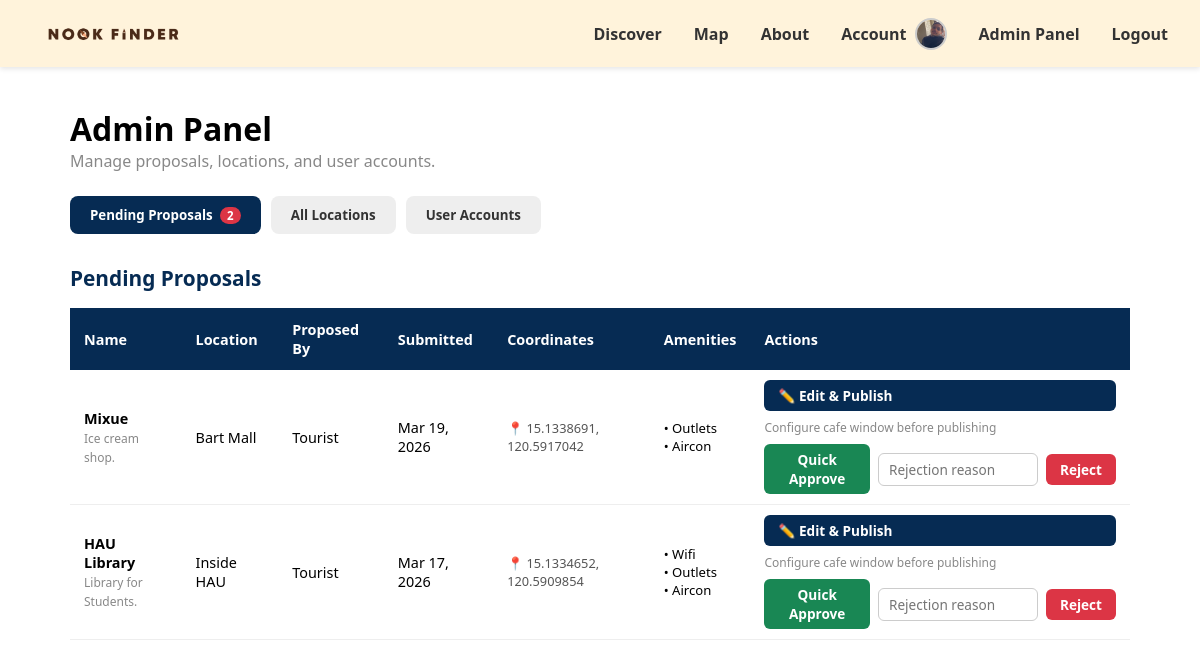
Page /admin.php (signed in) on the committed database.
### tables this page shows
CREATE TABLE `places` (
  `id` int(11) NOT NULL AUTO_INCREMENT,
  `name` varchar(100) NOT NULL,
  `location` varchar(150) NOT NULL,
  `distance_km` decimal(4,2) NOT NULL DEFAULT 0.00,
  `description` text DEFAULT NULL,
  `image` varchar(255) DEFAULT NULL,
  `latitude` decimal(10,7) NOT NULL,
  `longitude` decimal(10,7) NOT NULL,
  `wifi` enum('Yes','No') NOT NULL DEFAULT 'No',
  `outlet` enum('Yes','No') NOT NULL DEFAULT 'No',
  `aircon` enum('Yes','No') NOT NULL DEFAULT 'No',
  `parking` enum('Yes','No') NOT NULL DEFAULT 'No',
  `hours_weekday` varchar(50) DEFAULT NULL,
  `hours_weekend` varchar(50) DEFAULT NULL,
  `status` enum('pending','approved','rejected') DEFAULT 'pending',
  `proposed_by` int(11) DEFAULT NULL,
  `reviewed_by` int(11) DEFAULT NULL,
  `reviewed_at` datetime DEFAULT NULL,
  `rejection_reason` varchar(255) DEFAULT NULL,
  `created_at` timestamp NOT NULL DEFAULT current_timestamp(),
  PRIMARY KEY (`id`),
  KEY `fk_places_proposed_by` (`proposed_by`),
  KEY `fk_places_reviewed_by` (`reviewed_by`),
  CONSTRAINT `fk_places_proposed_by`
    FOREIGN KEY (`proposed_by`) REFERENCES `accounts` (`account_id`) ON DELETE SET NULL ON UPDATE CASCADE,
  CONSTRAINT `fk_places_reviewed_by`
    FOREIGN KEY (`reviewed_by`) REFERENCES `accounts` (`account_id`) ON DELETE SET NULL ON UPDATE CASCADE
);

CREATE TABLE `accounts` (
  `account_id` int(11) NOT NULL AUTO_INCREMENT,
  `username` varchar(50) NOT NULL,
  `password` varchar(255) NOT NULL,
  `profile_pic` varchar(255) DEFAULT NULL,
  `created_at` timestamp NOT NULL DEFAULT current_timestamp(),
  `role_id` tinyint(3) UNSIGNED NOT NULL DEFAULT 1,
  PRIMARY KEY (`account_id`),
  UNIQUE KEY `uq_username` (`username`),
  KEY `fk_accounts_role` (`role_id`),
  CONSTRAINT `fk_accounts_role`
    FOREIGN KEY (`role_id`) REFERENCES `roles` (`role_id`)
    ON UPDATE CASCADE
);

### admin.php (the view, shortened to what this page needs)
<?php
include 'config.php';
$pending_places = $conn->query("
    SELECT p.*, a.username AS proposer
    FROM places p
    LEFT JOIN accounts a ON p.proposed_by = a.account_id
    WHERE p.status = 'pending'
    ORDER BY p.created_at DESC
")->fetch_all(MYSQLI_ASSOC);
include 'header.php';
?>
<div class="admin-wrapper">
    <h1>Admin Panel</h1>
    <p style="color:#888; margin-bottom:24px;">Manage proposals, locations, and user accounts.</p>
    <div class="admin-tabs">
        <button class="tab-btn active" onclick="switchTab('pending', this)">
            Pending Proposals
            <?php if ($pending_places): ?>
                <span style="background:#dc3545;color:white;border-radius:20px;padding:1px 7px;font-size:0.72rem;margin-left:4px;">
                    <?= count($pending_places) ?>
                </span>
            <?php endif; ?>
        </button>
        <button class="tab-btn" onclick="switchTab('locations', this)">All Locations</button>
        <button class="tab-btn" onclick="switchTab('users', this)">User Accounts</button>
    </div>
    <div id="tab-pending" class="tab-content active">
        <div class="section-title">Pending Proposals</div>
        <table>
            <thead>
                <tr>
                    <th>Name</th><th>Location</th><th>Proposed By</th>
                    <th>Submitted</th><th>Coordinates</th><th>Amenities</th><th>Actions</th>
                </tr>
            </thead>
            <tbody>
            <?php if (empty($pending_places)): ?>
                <tr><td colspan="7" style="text-align:center;color:#888;padding:20px;">No pending proposals.</td></tr>
            <?php else: ?>
                <?php foreach ($pending_places as $row): ?>
                <tr>
                    <td>
                        <strong><?= htmlspecialchars($row['name']) ?></strong><br>
                        <small style="color:#888;"><?= htmlspecialchars($row['description'] ?? '') ?></small>
                    </td>
                    <td><?= htmlspecialchars($row['location']) ?></td>
                    <td><?= $row['proposer'] ? htmlspecialchars($row['proposer']) : '<em style="color:#aaa">Guest</em>' ?></td>
                    <td><?= date('M d, Y', strtotime($row['created_at'])) ?></td>
                    <td style="font-size:0.8rem;color:#555;">📍 <?= $row['latitude'] ?>, <?= $row['longitude'] ?></td>
                    <td style="font-size:0.82rem;">
                        <?= $row['wifi']    === 'Yes' ? '<div>• Wifi</div>'    : '' ?>
                        <?= $row['outlet']  === 'Yes' ? '<div>• Outlets</div>' : '' ?>
                        <?= $row['aircon']  === 'Yes' ? '<div>• Aircon</div>'  : '' ?>
                    </td>
                    <td>
                        <div class="action-cell">
                            <a href="admin_edit_place.php?id=<?= $row['id'] ?>" class="action-btn btn-edit">
                                ✏️ Edit &amp; Publish
                            </a>
                            <span class="hint">Configure cafe window before publishing</span>
                            <div class="action-row">
                                <button class="action-btn btn-approve"
                                        onclick="reviewPlace(<?= $row['id'] ?>, 'approved', '')">
                                    Quick Approve
                                </button>
                                <input type="text" id="reason-<?= $row['id'] ?>"
                                       class="reject-input" placeholder="Rejection reason">
                                <button class="action-btn btn-reject"
                                        onclick="reviewPlace(<?= $row['id'] ?>, 'rejected',
                                            document.getElementById('reason-<?= $row['id'] ?>').value)">
                                    Reject
                                </button>
                            </div>
                        </div>
                    </td>
                </tr>
                <?php endforeach; ?>
            <?php endif; ?>
            </tbody>
        </table>
    </div>
</div>

### style.css (style rules this page uses)
* { margin: 0; padding: 0; box-sizing: border-box; font-family: 'Segoe UI', sans-serif; }

### admin.php (style rules this page uses)
.admin-wrapper { max-width: 1100px; margin: 40px auto; padding: 0 20px; }
.admin-tabs { display: flex; gap: 10px; margin-bottom: 30px; flex-wrap: wrap; }
.tab-btn { padding: 10px 20px; border: none; border-radius: 8px; cursor: pointer; font-weight: 600; background: #eee; color: #333; transition: all 0.2s; }
.tab-btn.active { background: #062b53; color: white; }
.tab-content { display: none; }
.tab-content.active { display: block; }
table { width: 100%; border-collapse: collapse; font-size: 0.9rem; }
th { background: #062b53; color: white; padding: 12px 14px; text-align: left; }
td { padding: 10px 14px; border-bottom: 1px solid #eee; vertical-align: middle; }
.action-btn { padding: 6px 14px; border: none; border-radius: 6px; cursor: pointer; font-size: 0.85rem; font-weight: 600; }
.btn-approve { background: #198754; color: white; }
.btn-reject { background: #dc3545; color: white; }
.btn-edit { background: #062b53; color: white; text-decoration: none; display: inline-block; }
.reject-input { padding: 6px 10px; border: 1px solid #ccc; border-radius: 6px; font-size: 0.85rem; width: 160px; }
.section-title { font-size: 1.3rem; font-weight: 700; margin-bottom: 16px; color: #062b53; }
.action-cell { display: flex; flex-direction: column; gap: 8px; }
.action-row { display: flex; gap: 8px; align-items: center; flex-wrap: nowrap; }
.hint { font-size: 0.75rem; color: #888; }

### rows in the picture
places: name "Mixue", description "Ice cream shop.", location "Bart Mall", proposed_by.username "Tourist", created_at "Mar 19, 2026", latitude "15.1338691", longitude "120.5917042", outlet "• Outlets", aircon "• Aircon"
places: name "HAU Library", description "Library for Students.", location "Inside HAU", proposed_by.username "Tourist", created_at "Mar 17, 2026", latitude "15.1334652", longitude "120.5909854", wifi "• Wifi", outlet "• Outlets", aircon "• Aircon"

### other values in the picture
count($pending_places) "2"
